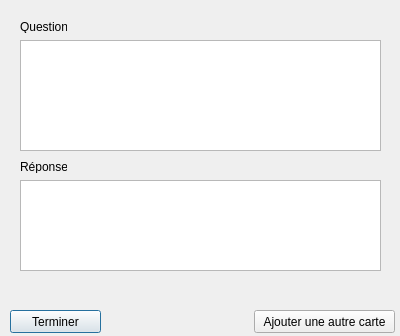
<?xml version="1.0" encoding="UTF-8"?>
<ui version="4.0">
 <class>Dialog</class>
 <widget class="QDialog" name="Dialog">
  <property name="geometry">
   <rect>
    <x>0</x>
    <y>0</y>
    <width>400</width>
    <height>336</height>
   </rect>
  </property>
  <property name="windowTitle">
   <string>Dialog</string>
  </property>
  <widget class="QLabel" name="label">
   <property name="geometry">
    <rect>
     <x>20</x>
     <y>20</y>
     <width>47</width>
     <height>13</height>
    </rect>
   </property>
   <property name="text">
    <string>Question:</string>
   </property>
  </widget>
  <widget class="QLabel" name="rep">
   <property name="geometry">
    <rect>
     <x>20</x>
     <y>160</y>
     <width>47</width>
     <height>13</height>
    </rect>
   </property>
   <property name="text">
    <string>Réponse:</string>
   </property>
  </widget>
  <widget class="QTextEdit" name="textQuest">
   <property name="geometry">
    <rect>
     <x>20</x>
     <y>40</y>
     <width>361</width>
     <height>111</height>
    </rect>
   </property>
  </widget>
  <widget class="QTextEdit" name="textQuest_2">
   <property name="geometry">
    <rect>
     <x>20</x>
     <y>180</y>
     <width>361</width>
     <height>91</height>
    </rect>
   </property>
  </widget>
  <widget class="QPushButton" name="pushButton">
   <property name="geometry">
    <rect>
     <x>10</x>
     <y>310</y>
     <width>91</width>
     <height>23</height>
    </rect>
   </property>
   <property name="text">
    <string>Terminer</string>
   </property>
  </widget>
  <widget class="QPushButton" name="newCard">
   <property name="geometry">
    <rect>
     <x>254</x>
     <y>310</y>
     <width>141</width>
     <height>23</height>
    </rect>
   </property>
   <property name="text">
    <string>Ajouter une autre carte</string>
   </property>
  </widget>
 </widget>
 <resources/>
 <connections/>
</ui>
